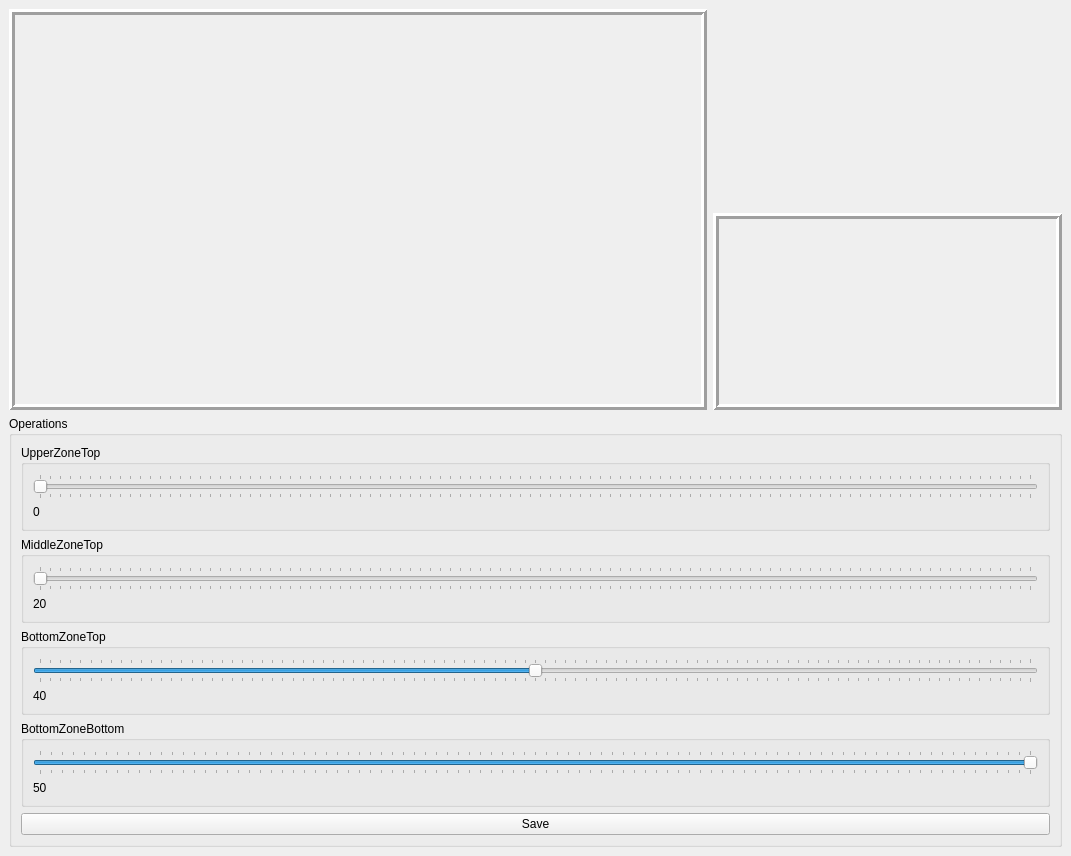
<?xml version="1.0" encoding="UTF-8"?>
<ui version="4.0">
 <class>Zonechecker</class>
 <widget class="QMainWindow" name="Zonechecker">
  <property name="geometry">
   <rect>
    <x>0</x>
    <y>0</y>
    <width>1071</width>
    <height>856</height>
   </rect>
  </property>
  <property name="maximumSize">
   <size>
    <width>16777215</width>
    <height>16777210</height>
   </size>
  </property>
  <property name="sizeIncrement">
   <size>
    <width>1</width>
    <height>0</height>
   </size>
  </property>
  <property name="windowTitle">
   <string>Zone checker</string>
  </property>
  <property name="autoFillBackground">
   <bool>false</bool>
  </property>
  <widget class="QWidget" name="mainContainer">
   <layout class="QGridLayout" name="gridLayout">
    <item row="2" column="0" colspan="3">
     <widget class="QGroupBox" name="groupBox">
      <property name="title">
       <string>Operations</string>
      </property>
      <layout class="QVBoxLayout" name="verticalLayout">
       <item>
        <widget class="QGroupBox" name="groupBox_5">
         <property name="title">
          <string>UpperZoneTop</string>
         </property>
         <layout class="QVBoxLayout" name="verticalLayout_5">
          <item>
           <widget class="QSlider" name="uztSlider">
            <property name="pageStep">
             <number>1</number>
            </property>
            <property name="orientation">
             <enum>Qt::Horizontal</enum>
            </property>
            <property name="tickPosition">
             <enum>QSlider::TicksBothSides</enum>
            </property>
           </widget>
          </item>
          <item>
           <widget class="QLabel" name="uztCount">
            <property name="text">
             <string>0</string>
            </property>
           </widget>
          </item>
         </layout>
        </widget>
       </item>
       <item>
        <widget class="QGroupBox" name="groupBox_4">
         <property name="title">
          <string>MiddleZoneTop</string>
         </property>
         <layout class="QVBoxLayout" name="verticalLayout_4">
          <item>
           <widget class="QSlider" name="mztSlider">
            <property name="pageStep">
             <number>1</number>
            </property>
            <property name="orientation">
             <enum>Qt::Horizontal</enum>
            </property>
            <property name="tickPosition">
             <enum>QSlider::TicksBothSides</enum>
            </property>
           </widget>
          </item>
          <item>
           <widget class="QLabel" name="mztCount">
            <property name="text">
             <string>20</string>
            </property>
           </widget>
          </item>
         </layout>
        </widget>
       </item>
       <item>
        <widget class="QGroupBox" name="groupBox_2">
         <property name="sizePolicy">
          <sizepolicy hsizetype="Minimum" vsizetype="Minimum">
           <horstretch>0</horstretch>
           <verstretch>0</verstretch>
          </sizepolicy>
         </property>
         <property name="focusPolicy">
          <enum>Qt::StrongFocus</enum>
         </property>
         <property name="title">
          <string>BottomZoneTop</string>
         </property>
         <layout class="QVBoxLayout" name="verticalLayout_3">
          <item>
           <widget class="QSlider" name="bztSlider">
            <property name="sizePolicy">
             <sizepolicy hsizetype="Minimum" vsizetype="Minimum">
              <horstretch>0</horstretch>
              <verstretch>0</verstretch>
             </sizepolicy>
            </property>
            <property name="minimum">
             <number>1</number>
            </property>
            <property name="maximum">
             <number>99</number>
            </property>
            <property name="pageStep">
             <number>1</number>
            </property>
            <property name="value">
             <number>50</number>
            </property>
            <property name="sliderPosition">
             <number>50</number>
            </property>
            <property name="orientation">
             <enum>Qt::Horizontal</enum>
            </property>
            <property name="invertedAppearance">
             <bool>false</bool>
            </property>
            <property name="invertedControls">
             <bool>false</bool>
            </property>
            <property name="tickPosition">
             <enum>QSlider::TicksBothSides</enum>
            </property>
           </widget>
          </item>
          <item>
           <widget class="QLabel" name="bztCount">
            <property name="sizeIncrement">
             <size>
              <width>3</width>
              <height>0</height>
             </size>
            </property>
            <property name="text">
             <string>40</string>
            </property>
           </widget>
          </item>
         </layout>
        </widget>
       </item>
       <item>
        <widget class="QGroupBox" name="groupBox_3">
         <property name="title">
          <string>BottomZoneBottom</string>
         </property>
         <layout class="QVBoxLayout" name="verticalLayout_2">
          <item>
           <widget class="QSlider" name="bzbSlider">
            <property name="sizePolicy">
             <sizepolicy hsizetype="Minimum" vsizetype="Minimum">
              <horstretch>0</horstretch>
              <verstretch>0</verstretch>
             </sizepolicy>
            </property>
            <property name="minimum">
             <number>0</number>
            </property>
            <property name="maximum">
             <number>90</number>
            </property>
            <property name="pageStep">
             <number>1</number>
            </property>
            <property name="value">
             <number>90</number>
            </property>
            <property name="orientation">
             <enum>Qt::Horizontal</enum>
            </property>
            <property name="tickPosition">
             <enum>QSlider::TicksBothSides</enum>
            </property>
           </widget>
          </item>
          <item>
           <widget class="QLabel" name="bzbCount">
            <property name="text">
             <string>50</string>
            </property>
            <property name="textFormat">
             <enum>Qt::AutoText</enum>
            </property>
           </widget>
          </item>
         </layout>
        </widget>
       </item>
       <item>
        <widget class="QPushButton" name="saveButton">
         <property name="text">
          <string>Save</string>
         </property>
        </widget>
       </item>
      </layout>
     </widget>
    </item>
    <item row="0" column="0" rowspan="2" colspan="2">
     <widget class="QLabel" name="mainPicture">
      <property name="sizePolicy">
       <sizepolicy hsizetype="Preferred" vsizetype="Preferred">
        <horstretch>0</horstretch>
        <verstretch>0</verstretch>
       </sizepolicy>
      </property>
      <property name="frameShape">
       <enum>QFrame::Box</enum>
      </property>
      <property name="frameShadow">
       <enum>QFrame::Raised</enum>
      </property>
      <property name="lineWidth">
       <number>3</number>
      </property>
      <property name="text">
       <string/>
      </property>
      <property name="pixmap">
       <pixmap>graphology/white.bmp</pixmap>
      </property>
      <property name="scaledContents">
       <bool>false</bool>
      </property>
      <property name="alignment">
       <set>Qt::AlignLeading|Qt::AlignLeft|Qt::AlignTop</set>
      </property>
     </widget>
    </item>
    <item row="1" column="2">
     <widget class="QLabel" name="analysis">
      <property name="sizePolicy">
       <sizepolicy hsizetype="Ignored" vsizetype="Ignored">
        <horstretch>0</horstretch>
        <verstretch>0</verstretch>
       </sizepolicy>
      </property>
      <property name="frameShape">
       <enum>QFrame::Box</enum>
      </property>
      <property name="frameShadow">
       <enum>QFrame::Raised</enum>
      </property>
      <property name="lineWidth">
       <number>3</number>
      </property>
      <property name="text">
       <string/>
      </property>
      <property name="wordWrap">
       <bool>true</bool>
      </property>
      <property name="margin">
       <number>10</number>
      </property>
     </widget>
    </item>
   </layout>
  </widget>
 </widget>
 <resources/>
 <connections/>
</ui>
